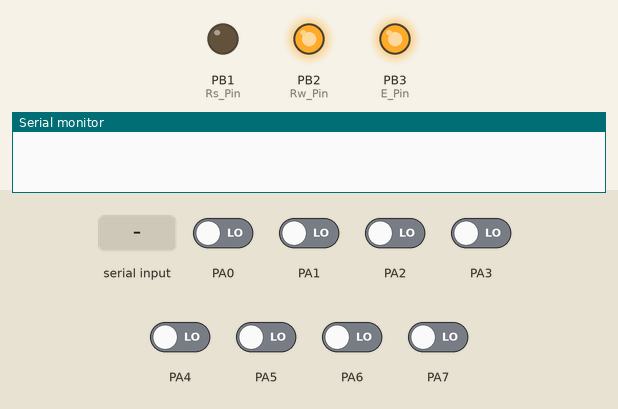
This program was run on a simulated ATmega32, built with avr-gcc and emulated at 8 MHz. Parts: output pins drawn as LEDs (lit = HIGH), the last lines printed to the serial monitor. The test bench sets the inputs (shaded band); at power-on: PA0–7 LOW.

Above: at 0.33 s.
At 1.2 s:
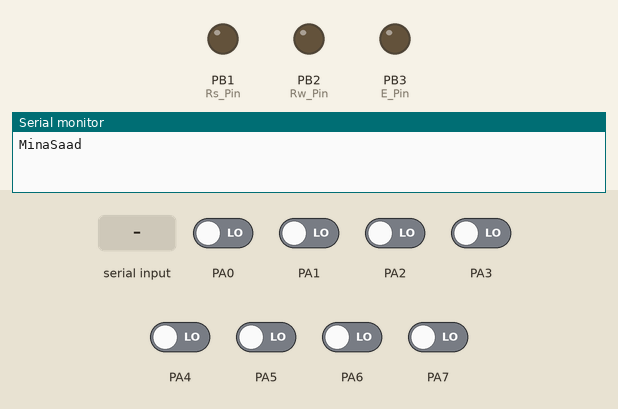
1.3 s: "1" received over Serial
At 2.6 s:
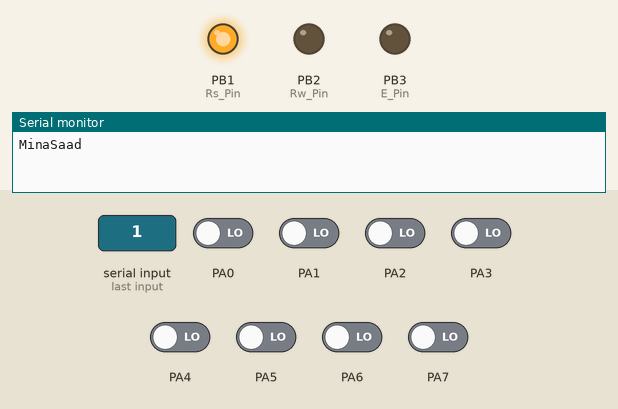
Timing chart, 0 to 4.3 s (numbered marks = the images above; inputs shaded):
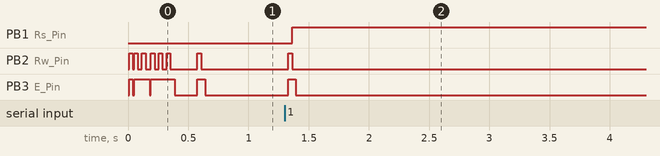

Measured:
- after the input at 1.3 s, PB1 (Rs_Pin): LOW → HIGH after 0.06 s; PB2 (Rw_Pin): LOW → HIGH at once, → LOW 0.03 s later; PB3 (E_Pin): LOW → HIGH at once, → LOW 0.06 s later

The program:

main.c
```c
/*
 * main.c
 *
 *  Created on: ??þ/??þ/????
 *      Author: HP
 */

//====Include
#include "Uart.h"
#include "LCD.h"


//====main Function
int main ()
{
	//Init Function
	LCD_INIT();
    MCAL_Uart_Init();
    //Send Char
    MCAL_Uart_Send('M');
    MCAL_Uart_Send('i');
    MCAL_Uart_Send('n');
    MCAL_Uart_Send('a');

    //Send String
    MCAL_Uart_Send_String("Saad");

	LCD_Send_Command(Cursor_in_begining_of_Line_2);

    while(1)
    {
    	LCD_Send_char(MCAL_Uart_Receive());
    }
	return 0;
}
```

Utils.h
```c
/*
 * Series.h
 *
 *  Created on: ??þ/??þ/????
 *      Author: HP
 */

#ifndef UTILS_H_
#define UTILS_H_

//Set Bit
#define Set_Bit(Reg, Bit)     (Reg |= (1 << Bit))
//Reset Bit
#define Reset_Bit(Reg, Bit)   (Reg &= ~(1 << Bit))
//Toggle bit
#define Toggle_Bit(Reg, Bit)  (Reg ^= (1 << Bit))
//Read bit
#define Read_Bit(Reg, Bit)    ( ((Reg >> Bit) & 1 ))


#endif /* UTILS_H_ */
```

LCD.h
```c
/*
 * LCD.h
 *
 *  Created on: ??þ/??þ/????
 *      Author: HP
 */

#ifndef INC_LCD_H_
#define INC_LCD_H_

//Include Lib
#include "util/delay.h"

/*************LCD Instruction Macros*************/
#define Clear_Display                       0x01
#define Entry_Mode    						0x06
#define Display_off_Cursor_off    			0x08
#define Display_on_Cursor_on    			0x0E
#define Display_on_Cursor_off    			0x0c
#define Display_on_Cursor_blinking    		0x0F
#define Shift_entire_display_left    		0x18
#define Shift_entire_display_right    		0x1C
#define Move_cursor_left_by_one_character   0x10
#define Move_cursor_right_by_one_character  0x14
#define Function_Set_4_bit_Mode_Line_1      0x20
#define Function_Set_4_bit_Mode_Line_2      0x28
#define Function_Set_8_bit_Mode_Line_1      0x30
#define Function_Set_8_bit_Mode_Line_2      0x38
#define Cursor_in_begining_of_Line_1        0x80
#define Cursor_in_begining_of_Line_2        0xC0

/*****************LCD Control Signals******************/
#define Write      0
#define Read       1
#define Rs_on      1
#define Rs_off     0
#define Rw_on      1
#define Rw_off     0
#define Rw_Pin     2
#define Rs_Pin     1
#define E_Pin      3
#define Busy       1
#define NotBusy    0

//===================Set it in 8-bit Mode
#define Eight_bit_Mode
//#define Four_bit_Mode

/*****************Function Prototype******************/
void LCD_is_busy();
void LCD_INIT();
void LCD_E_on_E_off();
void LCD_Send_Command(int Com);
void LCD_Send_string(char* String);
void LCD_Send_char(char Character);


#endif /* INC_LCD_H_ */
```

LCD.c
```c
/*
 * LCD.c
 *
 *  Created on: ??þ/??þ/????
 *      Author: HP
 */

//Include
#include "LCD.h"
#include "GPIO.h"

/*******************************Function definition******************************/

//===========================LCD_INIT Function===============================
void LCD_INIT()
{
	//Make control Pins output
	Set_output(DDRB, 0b1110);
	_delay_ms(10);
	LCD_is_busy();                   //To make sure it is not Busy
	Reset_output(PORTA, 0xFF);       //Reset  PortA
	_delay_ms(10);
	LCD_Send_Command(Clear_Display); //Clear display

	//==============Suppose we are in Eight bit Mode
    #ifdef Eight_bit_Mode
    //Command to make it in 8-bit Mode
	LCD_Send_Command(Function_Set_8_bit_Mode_Line_2);
	_delay_ms(10);
    #endif
	//==============Suppose we are in Four bit Mode
    #ifdef Four_bit_Mode
	//Command to initialize 4-bit Mode
	Reset_output(PORTA, 0xFF);    //Reset output
	Set_output(PORTA, 0X02);      //Send command
    LCD_E_on_E_off();
    //Command to make it in 4-bit Mode
	Reset_output(PORTA, 0xFF);    //Reset output
    //Send command
    Set_output(PORTA, Function_Set_4_bit_Mode_Line_2);
    LCD_E_on_E_off();

    #endif
    LCD_Send_Command(Entry_Mode);                      //Entry
    LCD_Send_Command(Display_on_Cursor_on);            //Display_on_Cursor_on
    LCD_Send_Command(Display_on_Cursor_blinking);      //Binking_Cursor_on
}

//==========================LCD_E_off_E_on Function=======================
void LCD_E_on_E_off()
{
    Set_bit(PORTB, E_Pin);         //Set E on
	_delay_ms(30);                 //Delay
	Reset_bit(PORTB, E_Pin);       //Set E off

}

//==========================LCD_is_busy Function===========================
void LCD_is_busy()
{
	/******i can Reduce the number of Lines but i do that just for readability*****/
	Set_input(DDRA, 0xFF);	       //Set all Pins input
    Set_bit(PORTB, Rw_Pin);        //Set RW on
    Reset_bit(PORTB, Rs_Pin);      //Set RS off
    LCD_E_on_E_off();              //Send all information
	Reset_output(PORTB, 0b11100);  //Reset PortB
    Reset_bit(PORTB, Rs_Pin);      //Set RS ON
    Reset_output(PORTB, Rw_Pin);   //Set RW off
}

//=====================LCD_Send_Command Function============================
void LCD_Send_Command(int Com)
{
	LCD_is_busy();                 //To make sure it is not Busy
	Reset_bit(PORTB, Rs_Pin);      //Set RS off
	//==============Eight_bit_Mode
    #ifdef Eight_bit_Mode
	//Send Command
	Set_output(PORTA, Com);
	_delay_ms(5);                  //Small delay
    #endif

	//==============Four_bit_Mode
    #ifdef Four_bit_Mode
	Reset_output(PORTA, 0xFF);    //Reset output
	//Send first piece from Command
	Set_output(PORTA, (Com & 0xF0));
	_delay_ms(5);                 //Small delay
	//Receive   Command
	LCD_E_on_E_off();
    Reset_output(PORTA, 0xFF);    //Reset PortA
	//Send second piece from Command
	Set_output(PORTA, ((Com & 0x0F) << 4));
    #endif
	//Receive Command
	LCD_E_on_E_off();
	Reset_output(PORTA, 0xFF);    //Reset output
}

//===========================LCD_Send_char Function=========================
void LCD_Send_char(char Character)
{
	LCD_is_busy();                //To make sure it is not Busy
    Set_bit(PORTB, Rs_Pin);       //Set RS ON
	//==============Eight_bit_Mode
	#ifdef Eight_bit_Mode
	//Send data
    Set_output(PORTA, Character); //Send Data To Eight Pins
   #endif

	//==============Four_bit_Mode
   #ifdef Four_bit_Mode
    //Send first piece from Command
    Set_output(PORTA, (Character & 0xF0));
    _delay_ms(5);                 //Small delay
    //Receive   Command
    LCD_E_on_E_off();
	Reset_output(PORTA, 0xFF);    //Reset output
    //Send second piece from Command
    Set_output(PORTA, ((Character & 0x0F) << 4));
   #endif
    _delay_ms(1);
	//Receive data
    LCD_E_on_E_off();
	Reset_output(PORTA, 0xFF);    //Reset output
}

//========================LCD_Send_string Function============================
void LCD_Send_string(char* String)
{
	int Count = 0;
	while(*String)
	{
        LCD_Send_char(*String++);
        Count++;
        if(Count == 16)
        {
        	//Cursor in the  Line 2
        	LCD_Send_Command(Cursor_in_begining_of_Line_2);
	    }
        if(Count == 31)
        {
            Count = 0;
            LCD_Send_Command(Clear_Display);
            LCD_Send_Command(Cursor_in_begining_of_Line_1);
        }
	}
}
```

GPIO.h
```c
/*
 * GPIO.h
 *
 *  Created on: ??þ/??þ/????
 *      Author: HP
 */

#ifndef GPIO_H_
#define GPIO_H_


//Include Libs
#include "util/delay.h"

/*******GPIOA Register Addresses*********/
#define PORTA     *((volatile uint32_t*)0x3B)
#define DDRA      *((volatile uint32_t*)0x3A)
#define PINA      *((volatile uint32_t*)0x39)

/*******GPIOB Register Addresses*********/
#define PORTB     *((volatile uint32_t*)0x38)
#define DDRB      *((volatile uint32_t*)0x37)
#define PINB      *((volatile uint32_t*)0x36)

/*******GPIOD Register Addresses*********/
#define PORTD     *((volatile uint32_t*)0x32)
#define DDRD      *((volatile uint32_t*)0x31)
#define PIND      *((volatile uint32_t*)0x30)

/*********(Set, Reset, Toggle) Bits Macros***********/
#define Set_bit(Address, Position)      Address |= (1 << Position)
#define Reset_bit(Address, Position)    Address &= ~(1 << Position)
#define Toggle_bit(Address, Position)   Address |= (1 << Position)

/*********Make Pins output Direction or Write(Low, High)***********/
#define Set_output(Address, Bits)       Address |= (Bits)
#define Reset_output(Address, Bits)     Address &= ~(Bits)
#define Set_input(Address, Bits)        Address &= ~(Bits)
#define Set_Pull_up(Address, Bits)      Address |= (Bits)

/*********Make Pins input***********/
#define Set_input(Address, Bits)       Address &= ~(Bits)

#endif /* GPIO_H_ */
```

Uart.h
```c
/*
 * Uart.h
 *
 *  Created on: ??þ/??þ/????
 *      Author: HP
 */

#ifndef UART_H_
#define UART_H_

//Include
#include <avr/io.h>
#include "Utils.h"

//===================Function Prototype
void MCAL_Send_Int ();
void MCAL_Uart_Init ();
uint32_t MCAL_Receive_Int ();
uint8_t MCAL_Uart_Receive ();
void MCAL_Uart_Send (uint8_t Data);
uint8_t MCAL_Uart_Receive_String (void);
void MCAL_Uart_Send_String (uint8_t* PStr);


#endif /* UART_H_ */
```

Uart.c
```c
/*
 * Uart.c
 *
 *  Created on: ??þ/??þ/????
 *      Author: HP
 */

//==========Include
#include "Uart.h"

/**************************Function Definition********************************/

//=======MCAL_Uart_Init Function
void MCAL_Uart_Init ()
{
	//=*=*=*=*=*=*=*=*=*=*=*=*=*=*=*=*=*=*=*=*=*=*=*=*=*=*=*Configuration
	UBRRL = 51;                //for 9600 baud rate
	Reset_Bit(UCSRC, UMSEL);   //Make it asynchronous(Default)
	Reset_Bit(UCSRC, UPM1);    //Make Parity Disabled(Default)
	Reset_Bit(UCSRA, U2X);     //Make double off(Default)
	Reset_Bit(UCSRC, USBS);    //Make Stop 1-Bit(Default)

    /*********Make transmitting 8-Bit******/
	Set_Bit(UCSRC, UCSZ0);
	Set_Bit(UCSRC, UCSZ1);
	Reset_Bit(UCSRB, UCSZ2);

	//=*=*=*=*=*=*=*=*=*=*=*=*=*=*=*=*=*=*=*=*=*=*=*=*=*=*=*Enable
	Set_Bit(UCSRB, TXEN);      //Make Transmitter Enabled
	Set_Bit(UCSRB, RXEN);      //Make Receiver Enabled

}

//=======MCAL_Uart_Send Function
void MCAL_Uart_Send (uint8_t Data)
{
	while ( !( Read_Bit(UCSRA, UDRE) ) );  //To make sure the Buffer is not Empty

	UDR = Data;
}

//=======MCAL_Uart_Receive Function
uint8_t MCAL_Uart_Receive ()
{
	while ( !( Read_Bit(UCSRA, RXC) ) );  //To make sure the Buffer is not Empty

	return UDR;
}

//=======MCAL_Uart_Send_String Function
void MCAL_Uart_Send_String (uint8_t* Pstr)
{
	 while ( *Pstr != 0 )
	 {
		 MCAL_Uart_Send(*Pstr);
		 Pstr++;
	 }
}

//=======MCAL_Uart_Receive_String Function
uint8_t MCAL_Uart_Receive_String ()
{
	uint8_t *Ptr = (uint8_t*)&UDR;

	while ( *Ptr != 0)
	{
		while ( ( Read_Bit(UCSRA, RXC) ) );
		return UDR;
	}
	return 0;
}

//=======MCAL_Send_Int Function
void MCAL_Send_Int (uint32_t Data )
{
	uint8_t *Ptr = (uint8_t*)&Data;

	//Send Data
	MCAL_Uart_Send(Ptr[0]);
	MCAL_Uart_Send(Ptr[1]);
	MCAL_Uart_Send(Ptr[2]);
	MCAL_Uart_Send(Ptr[3]);

}

//=======MCAL_Receive_Int Function
uint32_t MCAL_Receive_Int ()
{
	uint8_t Data = 0;
	uint8_t* Ptr = &Data;

	//Receive Data
	Ptr[0] = MCAL_Uart_Receive();
	Ptr[1] = MCAL_Uart_Receive();
	Ptr[2] = MCAL_Uart_Receive();
	Ptr[3] = MCAL_Uart_Receive();

	return Data;

}
```
